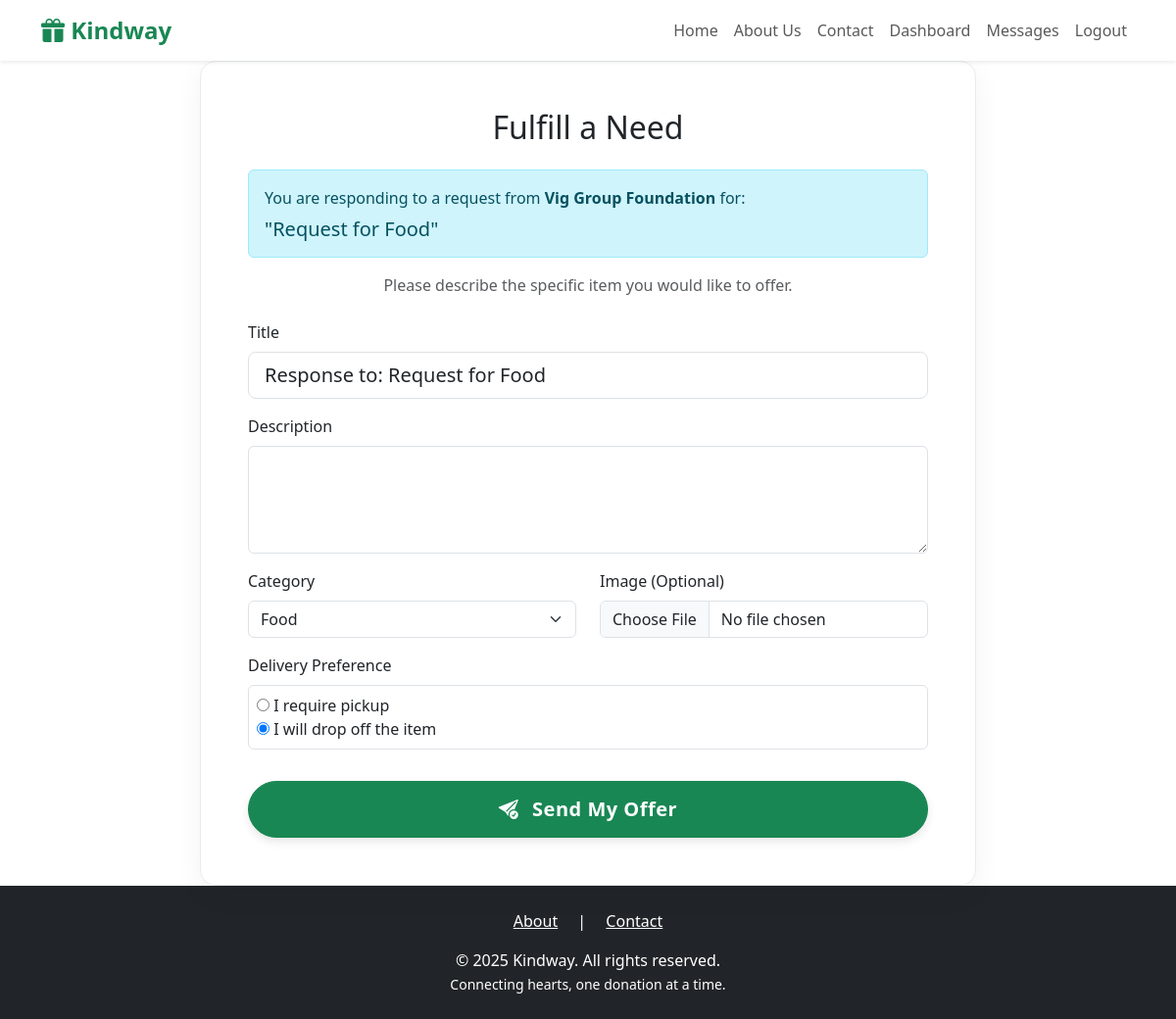
The app's page /donations/fulfill/1/ (signed in) with its own data.
### donations/models.py (models this page shows, shortened)
class NGORequest(models.Model):
    ngo = models.ForeignKey(settings.AUTH_USER_MODEL, on_delete=models.CASCADE)
    category = models.ForeignKey(Category, on_delete=models.CASCADE)
    title = models.CharField(max_length=200)
    description = models.TextField()
    is_active = models.BooleanField(default=True)
    created_at = models.DateTimeField(auto_now_add=True)

### users/models.py (models this page shows, shortened)
class CustomUser(AbstractUser):
    USER_TYPE_CHOICES = (
      ('DONOR', 'Donor'),
      ('NGO', 'NGO'),
    )
    user_type = models.CharField(max_length=10, choices=USER_TYPE_CHOICES)

class NGOProfile(models.Model):
    VERIFICATION_CHOICES = (
        ('PENDING', 'Pending'),
        ('VERIFIED', 'Verified'),
        ('REJECTED', 'Rejected'),
    )
    user = models.OneToOneField(settings.AUTH_USER_MODEL, on_delete=models.CASCADE, primary_key=True)
    ngo_name = models.CharField(max_length=255)
    address = models.TextField()
    mission_statement = models.TextField(blank=True)
    document = models.FileField(upload_to='ngo_docs/', null=True, blank=True)
    verification_status = models.CharField(
        max_length=10,
        choices=VERIFICATION_CHOICES,
        default='PENDING'
    )
    is_verification_email_sent = models.BooleanField(default=False)
    latitude = models.FloatField(null=True, blank=True)
    longitude = models.FloatField(null=True, blank=True)
    accepted_categories = models.ManyToManyField(Category, blank=True)

### donations/views.py (the view)
# urls.py: path('fulfill/<int:request_id>/', views.fulfill_ngo_request, name='fulfill_ngo_request'),
@login_required
def fulfill_ngo_request(request, request_id):
    ngo_request = get_object_or_404(NGORequest, id=request_id)
    if request.method == 'POST':
        form = DirectDonationOfferForm(request.POST, request.FILES)
        if form.is_valid():
            offer = form.save(commit=False)
            offer.donor = request.user
            offer.ngo = ngo_request.ngo # Recipient is the NGO who made the request
            offer.save()
            messages.success(request, f"Your offer has been sent to {ngo_request.ngo.ngoprofile.ngo_name}!")
            return redirect('dashboard')
    else:
        initial_data = {'title': f"Response to: {ngo_request.title}", 'category': ngo_request.category}
        form = DirectDonationOfferForm(initial=initial_data)
    return render(request, 'donations/fulfill_request.html', {'form': form, 'ngo_request': ngo_request})

### donations/forms.py
class DirectDonationOfferForm(forms.ModelForm):
    delivery_type = forms.ChoiceField(
        choices=DonationOffer.DELIVERY_CHOICES,
        widget=forms.RadioSelect,
        initial='DROP_OFF'
    )
    class Meta:
        model = DonationOffer
        fields = ['title', 'description', 'category', 'delivery_type', 'image']
        widgets = {
            'description': forms.Textarea(attrs={'rows': 4}),
        }
    def __init__(self, *args, **kwargs):
        super().__init__(*args, **kwargs)
        self.fields['category'].empty_label = "Select a category"

### donations/models.py (called while the page is built)
    def __str__(self):
        return self.name

### templates/donations/fulfill_request.html (shortened to what this page needs)
{% extends 'base.html' %}
{% load widget_tweaks %}
{% block content %}
<div class="row justify-content-center">
    <div class="col-lg-8">
        <div class="card content-card p-4 p-md-5">
            <h2 class="text-center mb-4">Fulfill a Need</h2>
            <div class="alert alert-info">
                You are responding to a request from <strong>{{ ngo_request.ngo.ngoprofile.ngo_name }}</strong> for:
                <h5 class="mt-2 mb-0">"{{ ngo_request.title }}"</h5>
            </div>
            <p class="text-center text-muted mb-4">Please describe the specific item you would like to offer.</p>
            <form method="POST" enctype="multipart/form-data" novalidate>
                <div class="mb-3">
                    <label class="form-label">{{ form.title.label }}</label>
                    {% render_field form.title class="form-control form-control-lg" %}
                </div>
                <div class="mb-3">
                    <label class="form-label">{{ form.description.label }}</label>
                    {% render_field form.description class="form-control" %}
                </div>
                <div class="row">
                    <div class="col-md-6 mb-3">
                        <label class="form-label">{{ form.category.label }}</label>
                        {% render_field form.category class="form-select" %}
                    </div>
                    <div class="col-md-6 mb-3">
                        <label class="form-label">{{ form.image.label }} (Optional)</label>
                        {% render_field form.image class="form-control" %}
                    </div>
                </div>
                <div class="mb-3">
                    <label class="form-label">Delivery Preference</label>
                    <div class="border rounded p-2">
                        {{ form.delivery_type }}
                    </div>
                </div>
                <button type="submit" class="btn btn-success w-100 btn-lg mt-3">
                    <i class="bi bi-send-check-fill me-2"></i> Send My Offer
                </button>
            </form>
        </div>
    </div>
</div>
{% endblock %}

### templates/base.html (style rules this page uses)
:root { --primary-green: #198754; --dark-green: #146c43; --accent-orange: #fd7e14; --light-bg: #f8f9fa; --white: #FFFFFF; --dark-text: #212529; --secondary-text: #6c757d; --font-sans: 'system-ui', -apple-system, 'Segoe UI', 'Roboto', 'Helvetica Neue', Arial, sans-serif; }
body { background-color: var(--white); display: flex; flex-direction: column; min-height: 100vh; font-family: var(--font-sans); }
.content-card { background-color: var(--white); border-radius: 16px; border: 1px solid #e9ecef; box-shadow: 0 8px 30px rgba(0,0,0,0.05); transition: all 0.3s ease; }
.btn { border-radius: 50px; font-weight: 600; padding: 0.8rem 1.75rem; transition: all 0.3s ease; letter-spacing: 0.5px; box-shadow: 0 4px 10px rgba(0,0,0,0.1); }

### records on screen
NGORequest: ngo.ngoprofile.ngo_name "Vig Group Foundation", title "Request for Food"
